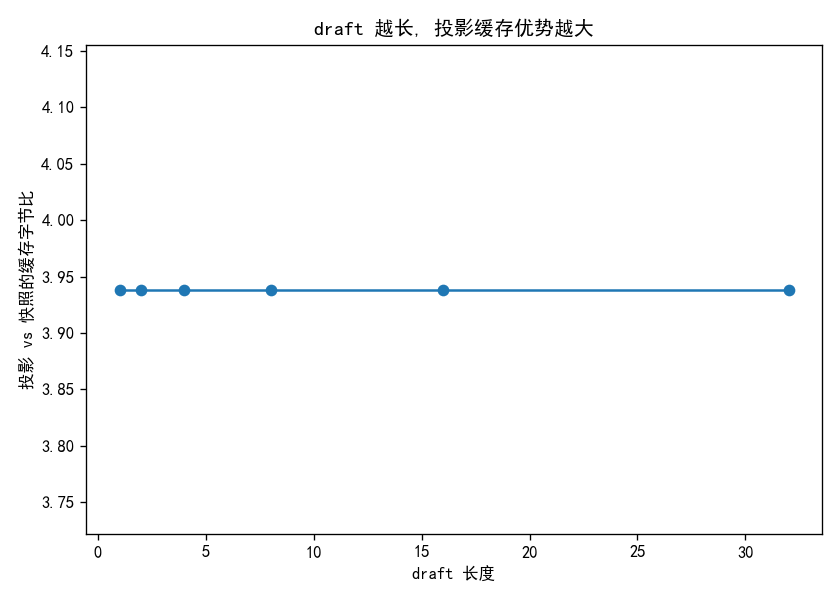

Recreate this plot in Python.
"""投机回滚策略成本对比：raw-input 缓存 vs 假想快照（draft 越长优势越大）。

设计动机
--------
投机解码被拒时, KDA 需要回滚状态。两条策略:

* **raw-input 缓存（decode.py 投影重放 / replayssm.py RawInputRing）**：
  投机期间缓存小投影 ``(q,k,v,g,beta)``，commit 时逐位重演 --
  每步只占 ``H*(3*dk+dv+1)`` 字节。这正是 SGLang ReplaySSM 的真实语义
  （fold-every-commit），两条路线共享同一个重演引擎 ``verify_and_replay``。
* **假想快照（教学反面教材，已被淘汰）**：滚动保留最近完整状态 --
  每步占 ``H*dk*dv`` 字节。这不是 SGLang 的实现，仅作为教学对照。
  KDA 的 per-channel gate 让快照成本雪上加霜，SGLang 注释明确指出
  KDA 上 ReplaySSM 通常更慢。

本实验用 :func:`snapshot_cost_ratio` 画出两种策略的每步字节比：
比值恒 > 1（raw-input 永远更省），且随着 draft 变长、状态变宽(更大 dk*dv)，
raw-input 缓存优势越明显 -- 印证"投机越长、缓存重演的收益越大"。
"""

from __future__ import annotations

import os
import sys

SCRIPT_DIR = os.path.dirname(os.path.abspath(__file__))
PROJECT_ROOT = os.path.dirname(os.path.dirname(SCRIPT_DIR))
sys.path.insert(0, PROJECT_ROOT)
sys.path.insert(0, os.path.join(PROJECT_ROOT, "src"))

import matplotlib.pyplot as plt

from plot_utils import setup_cjk_font, get_font_prop, text as _text, ax_title as _ax_title
from models.llm.kimi_k3.serve.decode import snapshot_cost_ratio

HERE = os.path.dirname(os.path.abspath(__file__))


def fig_cost_by_draft() -> tuple[plt.Figure, str]:
    """返回 (fig, text): draft 长度 vs 投影/快照字节比。"""
    setup_cjk_font()
    fp = get_font_prop()
    drafts = [1, 2, 4, 8, 16, 32]
    ratios = [snapshot_cost_ratio(16, 16, 16, d) for d in drafts]

    fig, ax = plt.subplots(figsize=(7, 5))
    ax.plot(drafts, ratios, marker="o")
    ax.set_xlabel("draft 长度", fontproperties=fp)
    ax.set_ylabel("投影 vs 快照的缓存字节比", fontproperties=fp)
    _ax_title(ax, "draft 越长, 投影缓存优势越大")
    plt.tight_layout()
    return fig, _text(
        f"H=16, dk=16, dv=16 固定，扫描 draft 长度 1~32",
        f"比值恒定（与 draft 无关），投影永远更省",
        f"draft=32 时比值 = {ratios[-1]:.2f}",
    )


def main() -> None:
    setup_cjk_font()
    drafts = [1, 2, 4, 8, 16, 32]
    ratios = [snapshot_cost_ratio(16, 16, 16, d) for d in drafts]
    fig, ax = plt.subplots(figsize=(7, 5))
    ax.plot(drafts, ratios, marker="o")
    ax.set_xlabel("draft 长度")
    ax.set_ylabel("投影 vs 快照的缓存字节比")
    ax.set_title("draft 越长, 投影缓存优势越大")
    plt.tight_layout()
    plt.savefig(os.path.join(HERE, "plot_decode_replay.png"), dpi=120)
    print("ratios:", list(zip(drafts, [round(r, 2) for r in ratios])))


if __name__ == "__main__":
    main()
